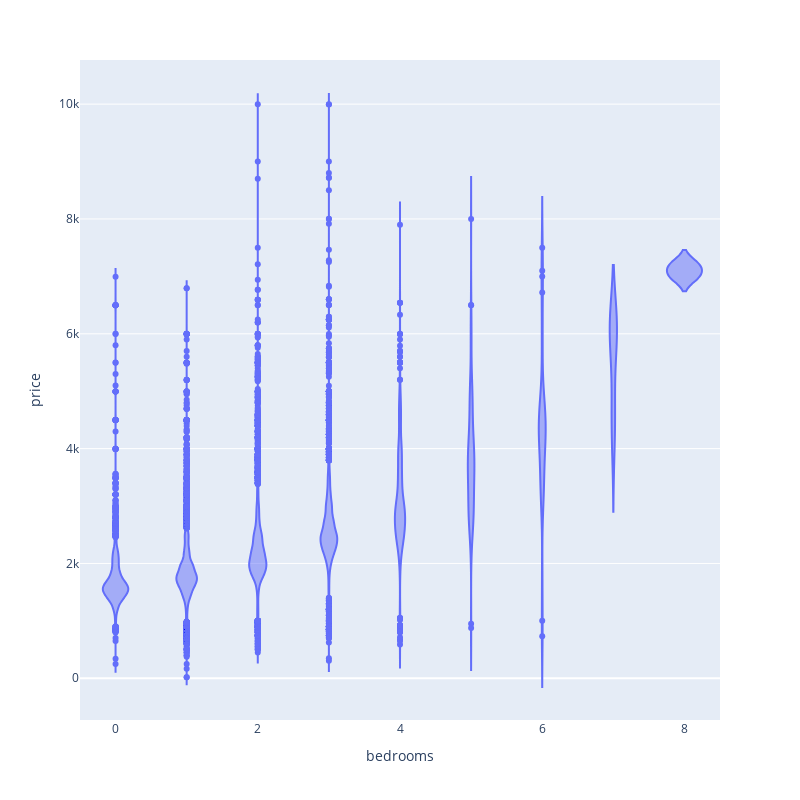

The code cell stored with this chart in its notebook:
### Code cell
import plotly.express as px
fig = px.violin(data, y = "price", x= "bedrooms", width = 800, height = 800)
fig.show()

### Figure 1 — Plotly figure (JSON) as saved in the notebook; plotly's stock layout.template omitted (floating-point values rounded to 4 significant figures; data arrays with more than 128 entries replaced by an {"elided": "..."} marker saying what was removed)
{"data": [{"alignmentgroup": "True", "box": {"visible": false}, "hovertemplate": "bedrooms=%{x}<br>price=%{y}<extra></extra>", "legendgroup": "", "marker": {"color": "#636efa"}, "name": "", "offsetgroup": "", "orientation": "v", "scalegroup": "True", "showlegend": false, "type": "violin", "x": {"elided": "28339 int values"}, "x0": " ", "xaxis": "x", "y": {"elided": "28339 int values"}, "y0": " ", "yaxis": "y"}], "layout": {"height": 800, "legend": {"tracegroupgap": 0}, "margin": {"t": 60}, "violinmode": "group", "width": 800, "xaxis": {"anchor": "y", "domain": [0, 1], "title": {"text": "bedrooms"}}, "yaxis": {"anchor": "x", "domain": [0, 1], "title": {"text": "price"}}}}
